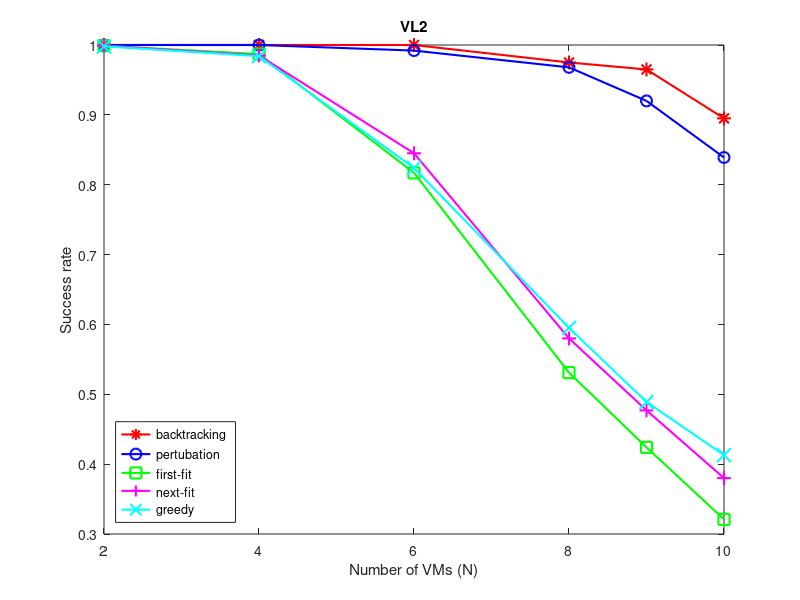
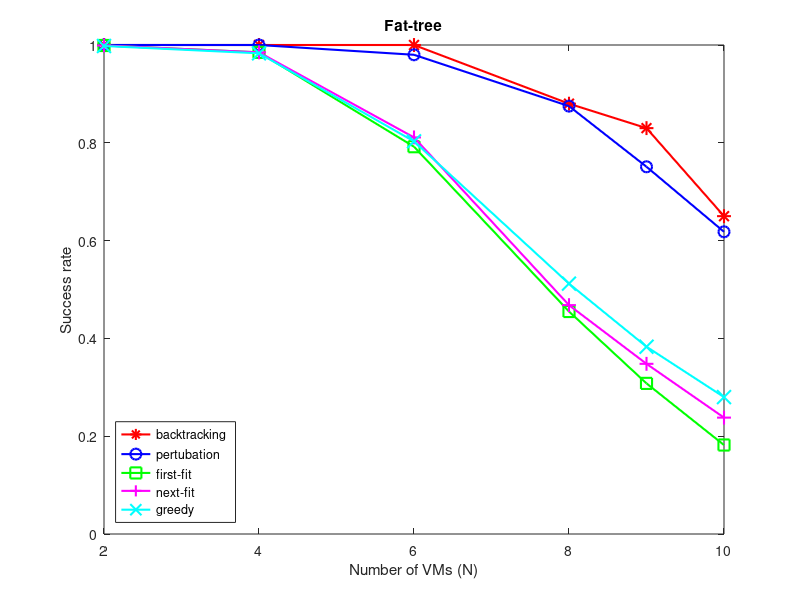
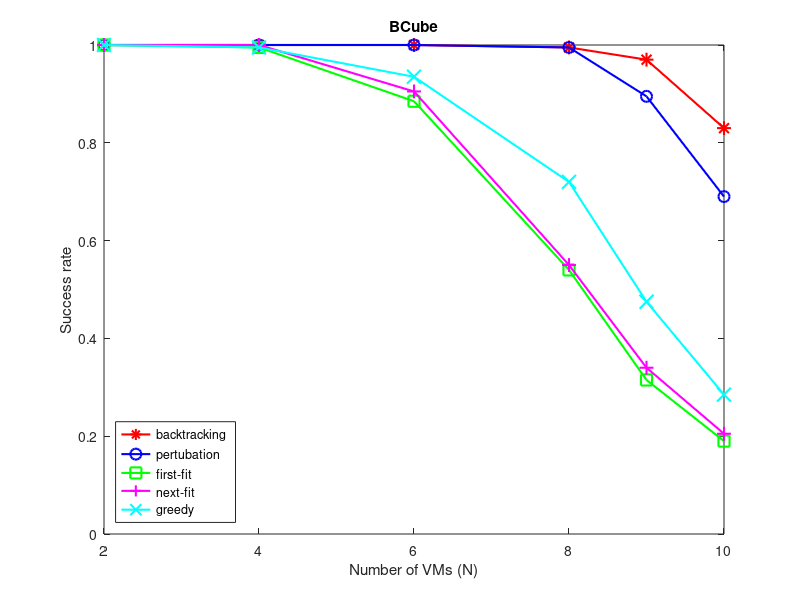
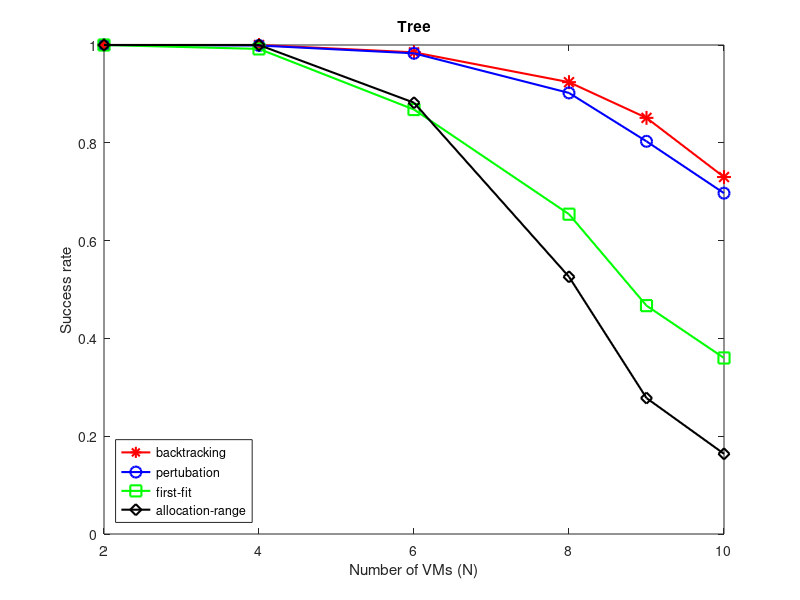

MATLAB code to generate these figures, in order:
clear all;
close all;
%VL2
N=[2,4,6,8,9,10];


suc_bktrack=[1 1 1 0.975 0.965 0.895 ];   %success_rate backtracking
suc_pert=[1 1 0.992 0.968 0.92 0.839 ];   %success_rate pertuabtion
suc_first=[0.999 0.987 0.817 0.531 0.424 0.321 ];   %success_rate fisrt fit
suc_next=[0.999 0.985 0.845 0.58 0.477 0.38 ];   %success_rate fisrt fit
suc_best=[0.998 0.984 0.824 0.595 0.489 0.413 ];   %success_rate fisrt fit 
figure;
h1=plot(N,suc_bktrack,N,suc_pert,N,suc_first,N,suc_next,N,suc_best);
title('VL2');
xlabel('Number of VMs (N)');
ylabel('Success rate');
legend(h1,'backtracking','pertubation','first-fit','next-fit','greedy','Location','SouthWest');
set(gca,'XLim',[2,10]);
set(h1,{'Color'},{'r';'b';'g';'m';'c'});
set(h1,{'Marker'},{'*';'O';'s';'+';'x'},{'MarkerSize'},{10;8;8;10;10});
set(h1,'LineWidth',1.5);
%set(h1,'LineWidth',1.5,{'LineStyle'},{'-';'-';'-';}) 

%Fat-tree
N=[2,4,6,8,9,10];
suc_bktrack=[1 1 1 0.88 0.83 0.65 ];   %success_rate backtracking
suc_pert=[ 1 1 0.98 0.875 0.751 0.618];   %success_rate pertuabtion 
suc_first=[ 0.999 0.985 0.792 0.455 0.308 0.182 ];   %success_rate fisrt fit
suc_next=[  0.999 0.985 0.811 0.468 0.348 0.238  ];   %success_rate fisrt fit
suc_best=[ 0.998 0.983 0.803 0.512 0.383 0.28 ];   %success_rate fisrt fit 
figure;
h1=plot(N,suc_bktrack,N,suc_pert,N,suc_first,N,suc_next,N,suc_best);
title('Fat-tree');

xlabel('Number of VMs (N)');
ylabel('Success rate');
legend(h1,'backtracking','pertubation','first-fit','next-fit','greedy','Location','SouthWest');
set(gca,'XLim',[2,10]);
set(h1,{'Color'},{'r';'b';'g';'m';'c'});
set(h1,{'Marker'},{'*';'O';'s';'+';'x'},{'MarkerSize'},{10;8;8;10;10});
set(h1,'LineWidth',1.5);
%set(h1,'LineWidth',1.5,{'LineStyle'},{'-';'-';'-';}) 


%Bcube
N=[2,4,6,8,9,10];
suc_bktrack=[  1 1 1 0.995 0.97 0.83  ];   %success_rate backtracking
suc_pert=[1 1 1 0.995 0.895 0.69 ];   %success_rate pertuabtion
suc_first=[ 1 0.995 0.885 0.54 0.315 0.19 ];   %success_rate fisrt fit
suc_next=[1 1 0.905 0.55 0.34 0.205 ];   %success_rate fisrt fit
suc_best=[ 1 0.995 0.935 0.72 0.475 0.285 ];   %success_rate fisrt fit 
figure;
h1=plot(N,suc_bktrack,N,suc_pert,N,suc_first,N,suc_next,N,suc_best);
title('BCube');

xlabel('Number of VMs (N)');
ylabel('Success rate');
legend(h1,'backtracking','pertubation','first-fit','next-fit','greedy','Location','SouthWest');
set(gca,'XLim',[2,10]);
set(h1,{'Color'},{'r';'b';'g';'m';'c'});
set(h1,{'Marker'},{'*';'O';'s';'+';'x'},{'MarkerSize'},{10;8;8;10;10});
set(h1,'LineWidth',1.5);
%set(h1,'LineWidth',1.5,{'LineStyle'},{'-';'-';'-';}) 

%Tree
N=[2,4,6,8,9,10];
suc_bktrack=[  1 1 0.985 0.924 0.851 0.73 ];   %success_rate backtracking
suc_pert=[ 1 0.999 0.983 0.902 0.803 0.697  ];   %success_rate pertuabtion
suc_first=[  1 0.992 0.868 0.654 0.467 0.36 ];   %success_rate fisrt fit
suc_ar=[  1 1 0.882 0.526 0.278 0.164 ];   %success_rate allocation range
%20servers and 1Gbps
figure;
h1=plot(N,suc_bktrack,N,suc_pert,N,suc_first,N,suc_ar);
title('Tree');

xlabel('Number of VMs (N)');
ylabel('Success rate');
legend(h1,'backtracking','pertubation','first-fit','allocation-range','Location','SouthWest');
set(gca,'XLim',[2,10]);
set(h1,{'Color'},{'r';'b';'g';'k'});
set(h1,{'Marker'},{'*';'O';'s';'d'},{'MarkerSize'},{10;8;8;8});
set(h1,'LineWidth',1.5);



